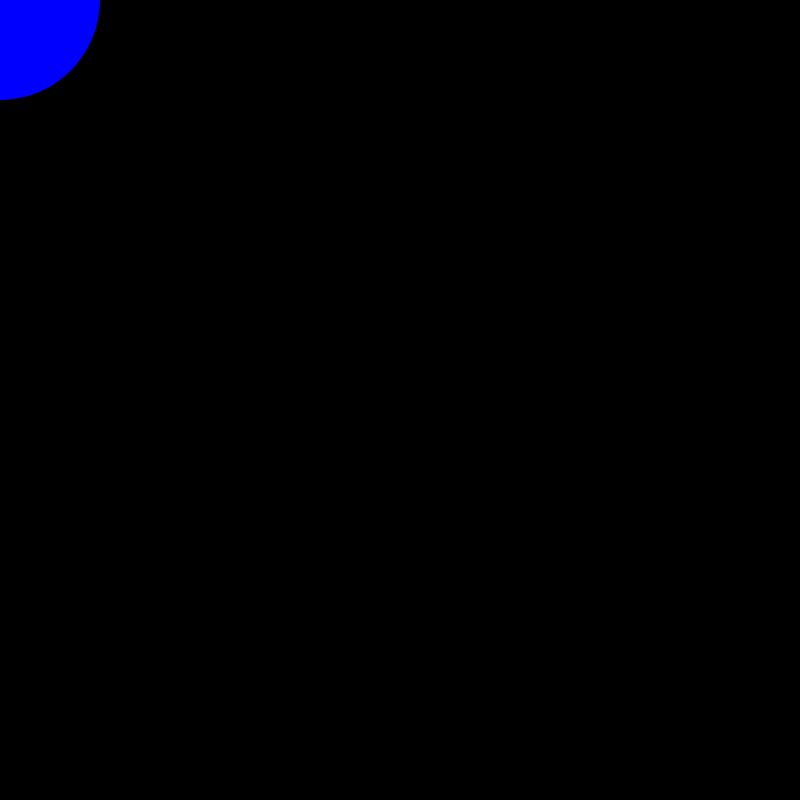
Frame 1 (no input)
Frame 60 (no input): identical to frame 1, image omitted
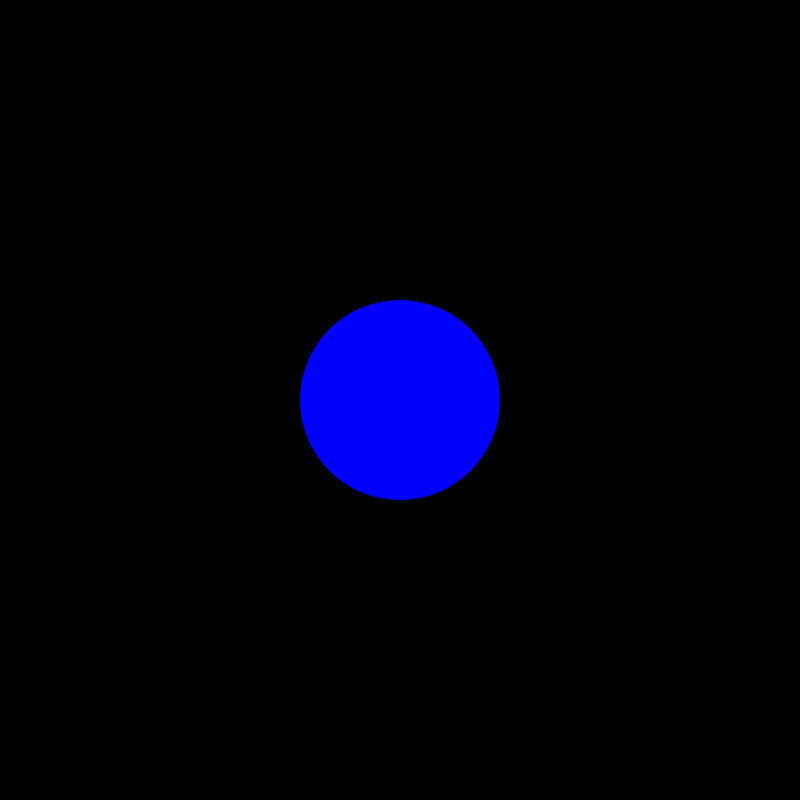
Frame 120 (the mouse pressed at the canvas centre since frame 60)

The p5.js sketch that drew these frames (run headless with seeded random() and noise() and a simulated clock; from frame 60 on, the mouse is pressed at the canvas centre):

// p5.js sketch
// ── sketch.js
function setup() {
    createCanvas(800, 800);
    rectMode(CENTER);
    noStroke();
    fill(0,0,255)
    }
  
  function draw() {
    background(0);
    circle(mouseX,mouseY,200);
    }
